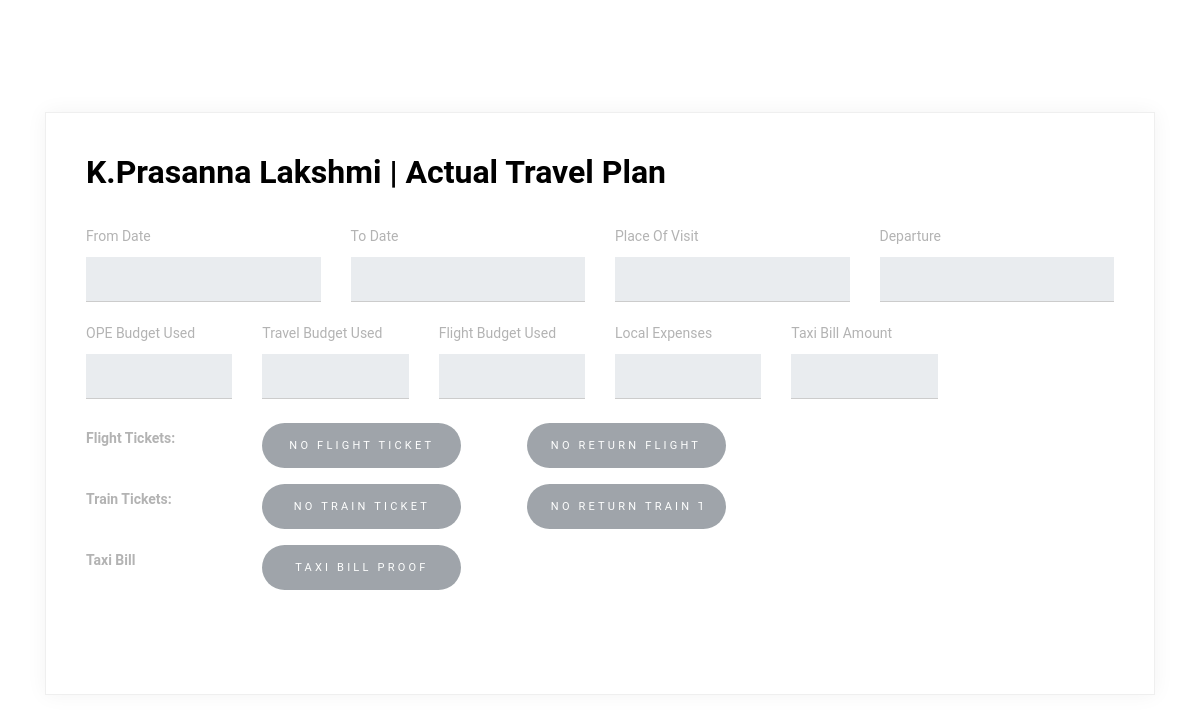
/employee/f84d0fc4-4b7d-46e8-bd7e-f808dca0c9a7/tp/edf49098-4021-4149-9492-a446a9f39377/ (signed in), run on an earlier commit of the app's database.
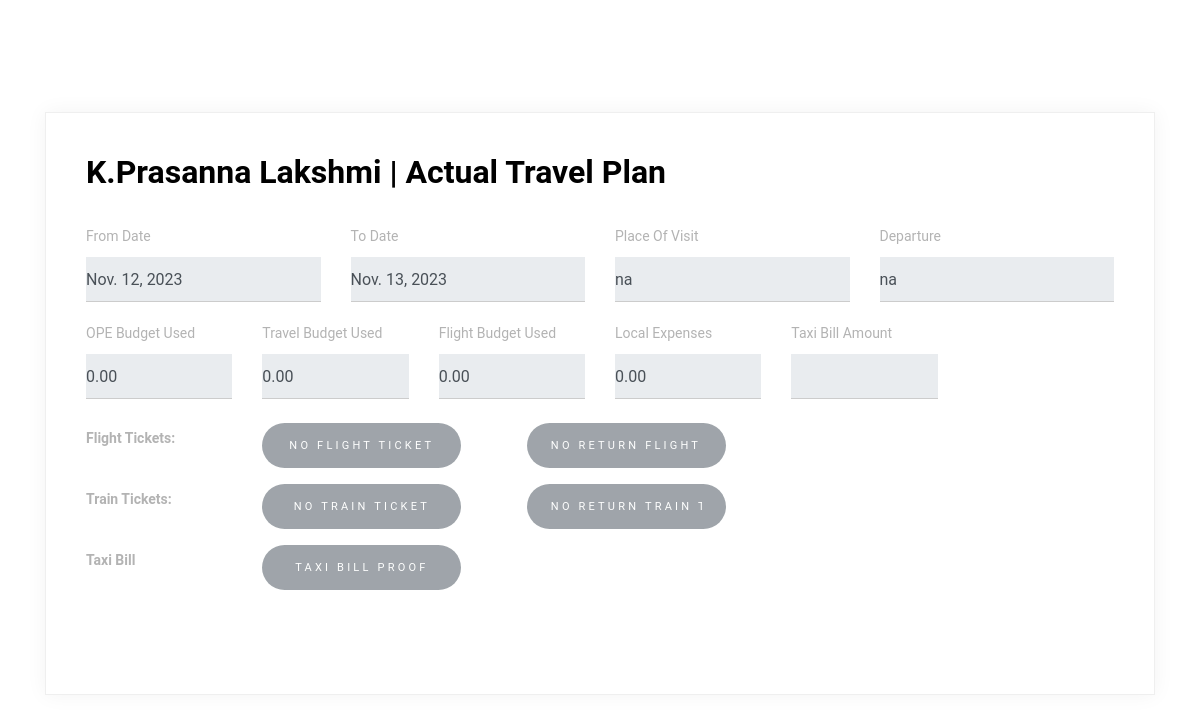
And on a later commit of the database.
### base/models.py (models this page shows)
class Expense(models.Model):
    uuid = models.UUIDField(default = uuid.uuid4,primary_key=True,editable=False)
    employee = models.ForeignKey(Employee,on_delete=models.CASCADE,null = True)
    from_date = models.DateField(null = True)
    to_date = models.DateField(null = True)
    ope_budget_used = models.DecimalField(decimal_places=2,default=0,max_digits = 10)
    travel_budget_used = models.DecimalField(decimal_places=2,default=0,max_digits = 10)
    flight_budget_used = models.DecimalField(decimal_places=2,default=0,max_digits = 10)
    flight_ticket = models.FileField(upload_to=get_upload_path, blank = True)
    flight_return_ticket = models.FileField(upload_to=get_upload_path, blank = True)
    train_ticket = models.FileField(upload_to=get_upload_path, blank = True)
    train_return_ticket = models.FileField(upload_to=get_upload_path, blank = True)
    local_conveyance = models.DecimalField(decimal_places=2,default=0,max_digits = 10)
    departure = models.CharField(max_length = 30,null = True)
    place_of_visit = models.CharField(max_length = 30,null = True)

### base/views.py (the view)
# urls.py: path('employee/<str:pk1>/tp/<str:pk2>/',ViewAtp,name = "viewatp"),
@login_required(login_url='login')
def ViewAtp(request,pk1,pk2):
    try:
        emp = Employee.objects.get(uuid=pk1)
        tp = Expense.objects.get(uuid=pk2)
    except:
        tp = None
    context = {
        'tp':tp,
        'emp':emp
    }
    return render(request,'viewatp.html',context)

### base/templates/viewatp.html (shortened to what the changed rows need)
{% load static %}
<!doctype html>
<html lang="en">
  <head>
    <link rel="stylesheet" href="https://cdn.jsdelivr.net/npm/bootstrap@4.0.0/dist/css/bootstrap.min.css">
    <link rel="stylesheet" href="{% static 'form.css' %}">
  </head>
  <body>
    <div class="content">
        <div class="container">
          <div class="row align-items-stretch no-gutters contact-wrap">
            <div class="col-md-12">
              <div class="form h-100">
                <form class="mb-5" id="contactForm" name="contactForm">
                  <div class="row">
                    <div class="col-md-3 form-group mb-3">
                      <label for="" class="col-form-label">From Date</label>
                      <input type="text" class="form-control" name="date" id="date" value="{{tp.from_date}}" readonly>
                    </div>
                    <div class="col-md-3 form-group mb-3">
                        <label for="" class="col-form-label">To Date</label>
                        <input type="text" class="form-control" name="date" id="date" value="{{tp.to_date}}" readonly>
                      </div>
                      <div class="col-md-3 form-group mb-3">
                        <label for="" class="col-form-label">Place Of Visit</label>
                        <input type="text" class="form-control" name="date" id="date" value="{{tp.place_of_visit}}" readonly>
                      </div>
                      <div class="col-md-3 form-group mb-3">
                        <label for="" class="col-form-label">Departure</label>
                        <input type="text" class="form-control" name="date" id="date" value="{{tp.departure}}" readonly>
                      </div>
                  </div>
                  <div class="row">
                    <div class="col-md-2 form-group mb-4">
                      <label for="" class="col-form-label">OPE Budget Used</label>
                      <input type="text" class="form-control" name="date" id="date" value="{{tp.ope_budget_used}}" readonly>
                    </div>
                    <div class="col-md-2 form-group mb-4">
                        <label for="" class="col-form-label">Travel Budget Used</label>
                        <input type="text" class="form-control" name="date" id="date" value="{{tp.travel_budget_used}}" readonly>
                      </div>
                      <div class="col-md-2 form-group mb-4">
                        <label for="" class="col-form-label">Flight Budget Used</label>
                        <input type="text" class="form-control" name="date" id="date" value="{{tp.flight_budget_used}}" readonly>
                      </div>
                      <div class="col-md-2 form-group mb-4">
                        <label for="" class="col-form-label">Local Expenses</label>
                        <input type="text" class="form-control" name="date" id="date" value="{{tp.local_conveyance}}" readonly>
                      </div>
                  </div>
                  </div>
              </div>
            </div>
          </div>
        </div>
  </body>
</html>

What changed in the data, as far as the page shows it:
added Expense: date "Nov. 12, 2023", date "Nov. 13, 2023", date "na", date "0.00"
